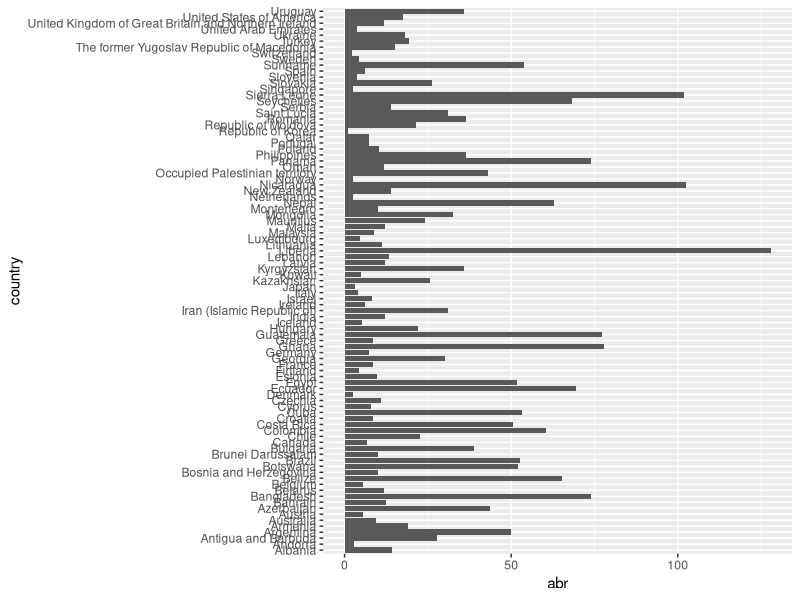

The R script that drew this image: (Note: this script raises an error after producing the figure.)
library(tidyverse)
library(readxl)

abr <- 
  read_csv("data/abr.csv") %>% 
  transmute(
    country = Location, 
    year = Period, 
    abr = Value
  ) %>% 
  print()

abr %>% 
  filter(year == 2018) %>% 
  ggplot() +
  geom_col(mapping = aes(x = country, y = abr)) +
  coord_flip()


birthrate <- filter(data, Year == 2018)
birthrate

ggplot(data = birthrate) +
  geom_bar(mapping = aes(x = Indicator))




